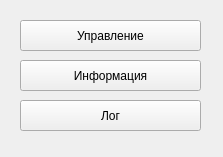
<?xml version="1.0" encoding="UTF-8"?>
<ui version="4.0">
 <class>Interface</class>
 <widget class="QWidget" name="Interface">
  <property name="geometry">
   <rect>
    <x>0</x>
    <y>0</y>
    <width>223</width>
    <height>157</height>
   </rect>
  </property>
  <property name="windowTitle">
   <string>Основное окно</string>
  </property>
  <widget class="QPushButton" name="pushButton_control">
   <property name="geometry">
    <rect>
     <x>20</x>
     <y>20</y>
     <width>181</width>
     <height>31</height>
    </rect>
   </property>
   <property name="text">
    <string>Управление</string>
   </property>
  </widget>
  <widget class="QPushButton" name="pushButton_info">
   <property name="geometry">
    <rect>
     <x>20</x>
     <y>60</y>
     <width>181</width>
     <height>31</height>
    </rect>
   </property>
   <property name="text">
    <string>Информация</string>
   </property>
  </widget>
  <widget class="QPushButton" name="pushButton_log">
   <property name="geometry">
    <rect>
     <x>20</x>
     <y>100</y>
     <width>181</width>
     <height>31</height>
    </rect>
   </property>
   <property name="text">
    <string>Лог</string>
   </property>
  </widget>
 </widget>
 <resources/>
 <connections/>
</ui>
